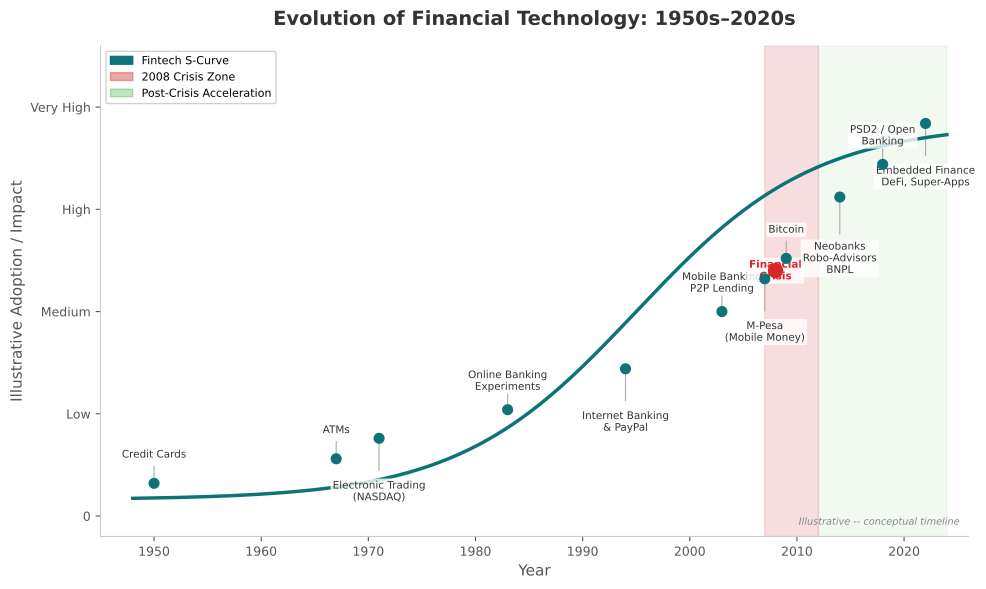

The Python source for this figure:
"""
Figure 01: Fintech Evolution Timeline
Annotated S-curve from 1950s to 2020s with key milestones.
"""

import sys
import os
sys.path.insert(0, os.path.join(os.path.dirname(__file__), '..', '..', '_shared'))

import matplotlib
matplotlib.use('Agg')
import matplotlib.pyplot as plt
import matplotlib.patches as mpatches
import numpy as np

try:
    from chart_styles import V4_COLORS, apply_v4_style, save_chart
except ImportError:
    V4_COLORS = {
        'MLPURPLE': '#9467BD', 'MLBLUE': '#1F77B4', 'MLRED': '#D62728',
        'MLORANGE': '#FF7F0E', 'MLGREEN': '#2CA02C', 'MLGRAY': '#7F7F7F',
        'MLTEAL': '#0D7377', 'MLCYAN': '#14BDEB', 'MLYELLOW': '#BCBD22',
        'MLPINK': '#E377C2', 'MLBROWN': '#8C564B',
    }
    def apply_v4_style(ax, title='', xlabel='', ylabel=''):
        ax.set_title(title, fontsize=14, fontweight='bold', pad=15, color='#333333')
        if xlabel: ax.set_xlabel(xlabel, fontsize=11, color='#555555')
        if ylabel: ax.set_ylabel(ylabel, fontsize=11, color='#555555')
        ax.spines['top'].set_visible(False)
        ax.spines['right'].set_visible(False)
        ax.spines['left'].set_color('#CCCCCC')
        ax.spines['bottom'].set_color('#CCCCCC')
        ax.tick_params(colors='#555555', labelsize=9)
        ax.set_facecolor('white')
        return ax
    def save_chart(fig, filename='chart.pdf', dpi=300):
        fig.tight_layout()
        fig.savefig(filename, format='pdf', bbox_inches='tight', dpi=dpi, facecolor='white')
        plt.close(fig)
        print(f'Saved: {filename}')

CHART_METADATA = {
    'title': 'Fintech Evolution Timeline',
    'type': 'time_series',
    'section': 'WHAT',
    'lecture_number': 1,
}

# Milestone data: (year, label, y_value, label_offset_y)
milestones = [
    (1950, 'Credit Cards', 0.08, +0.07),
    (1967, 'ATMs', 0.14, +0.07),
    (1971, 'Electronic Trading\n(NASDAQ)', 0.19, -0.13),
    (1983, 'Online Banking\nExperiments', 0.26, +0.07),
    (1994, 'Internet Banking\n& PayPal', 0.36, -0.13),
    (2003, 'Mobile Banking\nP2P Lending', 0.50, +0.07),
    (2007, 'M-Pesa\n(Mobile Money)', 0.58, -0.13),
    (2008, 'Financial\nCrisis', 0.60, +0.00),
    (2009, 'Bitcoin', 0.63, +0.07),
    (2014, 'Neobanks\nRobo-Advisors\nBNPL', 0.78, -0.15),
    (2018, 'PSD2 / Open\nBanking', 0.86, +0.07),
    (2022, 'Embedded Finance\nDeFi, Super-Apps', 0.96, -0.13),
]

# S-curve backbone
x_fine = np.linspace(1948, 2024, 400)
# Logistic S-curve centered around 1995
y_curve = 1.0 / (1.0 + np.exp(-0.12 * (x_fine - 1995)))
y_curve = y_curve * 0.92 + 0.04  # scale to [0.04, 0.96]

fig, ax = plt.subplots(figsize=(10, 6))

# Crisis zone shading (2007-2012)
ax.axvspan(2007, 2012, alpha=0.15, color=V4_COLORS['MLRED'], label='Crisis Zone (2008)')

# Post-crisis acceleration zone (2012-2024)
ax.axvspan(2012, 2024, alpha=0.07, color=V4_COLORS['MLGREEN'], label='Post-Crisis Acceleration')

# Main S-curve
ax.plot(x_fine, y_curve, color=V4_COLORS['MLTEAL'], linewidth=2.5, zorder=3)

# Plot milestones
for yr, label, yval, yoff in milestones:
    color = V4_COLORS['MLRED'] if yr == 2008 else V4_COLORS['MLTEAL']
    ms = 10 if yr == 2008 else 7
    ax.scatter(yr, yval, color=color, s=ms**2, zorder=5)
    # Stem line
    ax.plot([yr, yr], [yval, yval + yoff * 0.6], color='#AAAAAA', linewidth=0.8, zorder=2)
    fontsize = 7.5
    weight = 'bold' if yr == 2008 else 'normal'
    fc = V4_COLORS['MLRED'] if yr == 2008 else '#333333'
    ax.text(yr, yval + yoff, label, fontsize=fontsize, ha='center', va='center',
            color=fc, fontweight=weight,
            bbox=dict(boxstyle='round,pad=0.2', fc='white', ec='none', alpha=0.8))

apply_v4_style(ax, title='Evolution of Financial Technology: 1950s\u20132020s',
               xlabel='Year', ylabel='Illustrative Adoption / Impact')

ax.set_xlim(1945, 2026)
ax.set_ylim(-0.05, 1.15)
ax.set_yticks([0, 0.25, 0.5, 0.75, 1.0])
ax.set_yticklabels(['0', 'Low', 'Medium', 'High', 'Very High'])
ax.set_xticks([1950, 1960, 1970, 1980, 1990, 2000, 2010, 2020])

legend_patches = [
    mpatches.Patch(color=V4_COLORS['MLTEAL'], label='Fintech S-Curve'),
    mpatches.Patch(color=V4_COLORS['MLRED'], alpha=0.4, label='2008 Crisis Zone'),
    mpatches.Patch(color=V4_COLORS['MLGREEN'], alpha=0.3, label='Post-Crisis Acceleration'),
]
ax.legend(handles=legend_patches, loc='upper left', fontsize=8, framealpha=0.9)

ax.text(0.99, 0.02, 'Illustrative -- conceptual timeline', transform=ax.transAxes,
        fontsize=7, color='#888888', ha='right', va='bottom', style='italic')

output_path = os.path.join(os.path.dirname(__file__), 'chart.pdf')
save_chart(fig, output_path)
